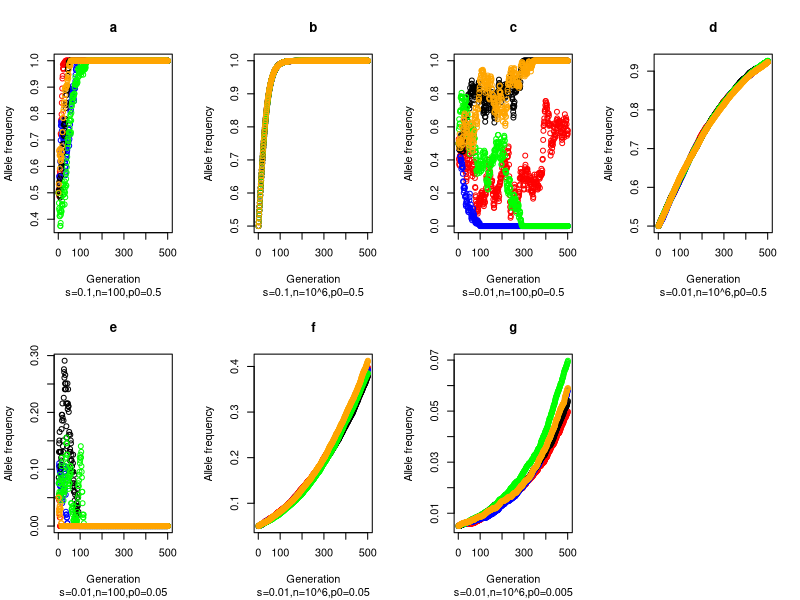

Here is the R script that generated this plot: (Note: a time limit stopped this script after it produced the figure.)
## ---- chunk 1
# options(scipen=999) # 
## ---- chunk 2
MakeHWfreq <- function(p){
    p_AA = p * p
    p_Aa = 2 * p * (1-p)
    p_aa = (1-p)^2
    return(c(p_AA, p_Aa, p_aa))
}

MakeHWfreq(0.1)
MakeHWfreq(0.5)
MakeHWfreq(0.9)
## ---- chunk 3
DoDrift <- function(popSize, EGFvec){
    # sample 5 times at this generation
    prob_vector <- rmultinom(5, popSize, EGFvec)
    return(prob_vector*popSize)
}

# a
popSize = 100
EGFvec = c(0.5, 0, 0.5)
DoDrift(popSize, EGFvec)

# b
popSize = 10^6
EGFvec = c(0.5, 0, 0.5)
DoDrift(popSize, EGFvec)

# c
popSize = 100
EGFvec = MakeHWfreq(0.5) 
DoDrift(popSize, EGFvec)

# d
popSize = 10^6
EGFvec = MakeHWfreq(0.5)
DoDrift(popSize, EGFvec)
## ---- chunk 4
DoSelection <- function(h, s, GNvec){
    # genotype frequencies
    Geno_freq <- GNvec/sum(GNvec)
    # selection model
    W_AA = 1 + s
    W_Aa = 1 + h * s
    W_aa = 1
    W_vector <- c(W_AA, W_Aa, W_aa)
    W_mean = sum(W_vector * Geno_freq)
    s_Geno_freq <- Geno_freq * W_vector / W_mean
    # allele frequency
    p = s_Geno_freq[1] + 0.5 * s_Geno_freq[2]
    return(p)
}

# a
h=0
s=0.1
GNvec=c(0,333,333)
DoSelection(h, s, GNvec)

# b 
h=0.5
s=0.1
GNvec=c(0,333,333)
DoSelection(h, s, GNvec)

# GNvec as a 2d matrix
DoSelection2 <- function(h, s, GNvec){
    # genotype frequencies
    Geno_freq <- GNvec/colSums(GNvec)
    # selection model
    W_AA = 1 + s
    W_Aa = 1 + h * s
    W_aa = 1
    W_vector <- c(W_AA, W_Aa, W_aa)
    W_mean = colSums(W_vector * Geno_freq)
    s_Geno_freq <- W_vector *  Geno_freq / W_mean
    # allele frequency
    p = s_Geno_freq[1,] + 0.5 * s_Geno_freq[2,]
    return(p)
}

# test example, to be deleted
# GNvec = DoDrift(popSize = 100, EGFvec = MakeHWfreq(0.5))
# Geno_freq<-GNvec/colSums(GNvec)
# colSums(Geno_freq)
# W_vector<-c(1.1, 1.1, 1)
# W_mean = colSums(W_vector * Geno_freq) 
# s_Geno_freq <- W_vector *  Geno_freq / W_mean
# colSums(s_Geno_freq)
# p = s_Geno_freq[1,] + 0.5 * s_Geno_freq[2,]

# c
h=1
s=0.1
GNvec=c(333,666,333)
DoSelection(h, s, GNvec)

# d
h = 1
s = 0.1
GNvec = DoDrift(popSize = 100, EGFvec = MakeHWfreq(0.5))
GNvec/colSums(GNvec)
DoSelection2(h, s, GNvec) 

# e
h = 1 
s = 0.1 
GNvec = DoDrift(popSize = 10^6, EGFvec = MakeHWfreq(0.5))
DoSelection2(h, s, GNvec)
## ---- chunk 5
DoOneFullGeneration <- function(h, s, popSize, p){
    EGFvec = MakeHWfreq(p)
    GNvec = DoDrift(popSize, EGFvec)
    return(DoSelection2(h, s, GNvec))
}

# a
h=1
s=0.1
n=100
p=0.5
DoOneFullGeneration(h, s, n, p)

# b
h=1
s=0.1
n=10^6
p=0.5
DoOneFullGeneration(h, s, n, p)
## ---- chunk 6
DoDrift <- function(popSize, EGFvec){
    # sample once at each generation
    prob_vector <- rmultinom(1, popSize, EGFvec)
    return(prob_vector*popSize)
}

DoOneFullGeneration <- function(h, s, popSize, p){
    EGFvec = MakeHWfreq(p)
    GNvec = DoDrift(popSize, EGFvec)
    return(DoSelection(h, s, GNvec))
}

DoManyGenerations <- function(h, s, popSize, p0, g){
    p_list <- c(p0)
    for(i in 1:g){
        p<-DoOneFullGeneration(h, s, n, p0)
        p_list<-append(p_list, p, after = length(p_list))
        p0<-p
    }
    return(p_list)
}

# a
h=0.5
s=0.1
n=100
p0=0.5
g=500
outputa<-c()
for (i in 1:5){
outputa<-append(outputa, DoManyGenerations(h, s, n, p0, g), after = length(outputa))}
# b
h=0.5
s=0.1
n=10^6
p0=0.5
g=500
outputb<-c()
for (i in 1:5){
outputb<-append(outputb, DoManyGenerations(h, s, n, p0, g), after = length(outputb))}
# c
h=0.5
s=0.01
n=100
p0=0.5
g=500
outputc<-c()
for (i in 1:5){
outputc<-append(outputc, DoManyGenerations(h, s, n, p0, g), after = length(outputc))}
# d
h=0.5
s=0.01
n=10^6
p0=0.5
g=500
outputd<-c()
for (i in 1:5){
outputd<-append(outputd, DoManyGenerations(h, s, n, p0, g), after = length(outputd))}
# e
h=0.5
s=0.01
n=100
p0=0.05
g=500
outpute<-c()
for (i in 1:5){
outpute<-append(outpute, DoManyGenerations(h, s, n, p0, g), after = length(outpute))}
# f
h=0.5 
s=0.01
n=10^6
p0=0.05
outputf<-c()
for (i in 1:5){
outputf<-append(outputf, DoManyGenerations(h, s, n, p0, g), after = length(outputf))}
# g
h=0.5
s=0.01
n=10^6
p0=0.005
g=500
outputg<-c()
for (i in 1:5){
outputg<-append(outputg, DoManyGenerations(h, s, n, p0, g), after = length(outputg))}
## ---- chunk 7
# plot allele frequency over time
par(mfrow=c(2,4))
# a
ThisLength = length(outputa)/5
plot(rep(1: ThisLength, 5), outputa, col = c(rep("red", ThisLength), rep("blue", ThisLength), rep("black", ThisLength), rep("green", ThisLength), rep("orange", ThisLength)), main="a",sub="s=0.1,n=100,p0=0.5", xlab = "Generation", ylab ="Allele frequency")
# b
plot(rep(1: ThisLength, 5), outputb, col = c(rep("red", ThisLength), rep("blue", ThisLength), rep("black", ThisLength), rep("green", ThisLength), rep("orange", ThisLength)), main="b", sub="s=0.1,n=10^6,p0=0.5", xlab = "Generation", ylab ="Allele frequency")
# c
plot(rep(1: ThisLength, 5), outputc, col = c(rep("red", ThisLength), rep("blue", ThisLength), rep("black", ThisLength), rep("green", ThisLength), rep("orange", ThisLength)), main="c", sub="s=0.01,n=100,p0=0.5", xlab = "Generation", ylab ="Allele frequency")
# d
plot(rep(1: ThisLength, 5), outputd, col = c(rep("red", ThisLength), rep("blue", ThisLength), rep("black", ThisLength), rep("green", ThisLength), rep("orange", ThisLength)), main="d",sub ="s=0.01,n=10^6,p0=0.5", xlab = "Generation", ylab ="Allele frequency")
# e
plot(rep(1: ThisLength, 5), outpute, col = c(rep("red", ThisLength), rep("blue", ThisLength), rep("black", ThisLength), rep("green", ThisLength), rep("orange", ThisLength)), main="e", sub="s=0.01,n=100,p0=0.05", xlab = "Generation", ylab ="Allele frequency")
# f
plot(rep(1: ThisLength, 5), outputf, col = c(rep("red", ThisLength), rep("blue", ThisLength), rep("black", ThisLength), rep("green", ThisLength), rep("orange", ThisLength)), main="f", sub="s=0.01,n=10^6,p0=0.05", xlab = "Generation", ylab ="Allele frequency")
# g
plot(rep(1: ThisLength, 5), outputg, col = c(rep("red", ThisLength), rep("blue", ThisLength), rep("black", ThisLength), rep("green", ThisLength), rep("orange", ThisLength)), main="g",sub="s=0.01,n=10^6,p0=0.005", xlab = "Generation", ylab ="Allele frequency")
## ---- chunk 8
DoManyGenerationsV2 <- function(h, s, popSize, p0, gmax){
    i=0
    while(i < gmax && p0 != 1 && p0 != 0){
        p0<-DoOneFullGeneration(h, s, n, p0)
        i = i + 1
    }
    return(c(i, p0))
}

# a
h=0.5
s=0.01
n=100
p0=0.5
gmax=500
for (i in 1:5){
    print(DoManyGenerationsV2(h, s, n, p0, gmax))
}
# b
h=0.5
s=0.01
n=100
p0=1/200
gmax=500
for (i in 1:5){
    print(DoManyGenerationsV2(h, s, n, p0, gmax))
}
## ---- chunk 9
DoManyGenerations <- function(h, s, popSize, p0, g){
    p_list <- c(p0)
    for(i in 1:g){
        p<-DoOneFullGeneration(h, s, n, p0)
        p_list<-append(p_list, p, after = length(p_list))
        p0<-p
    }
    return(p_list)
}


NewMutationManyTimes <- function(h, s, popSize, m){
    p0 = 1/(2*popSize)
    p_list <- c()
    for (i in 1:m){
        p_final = DoManyGenerationsV2(h, s, n, p0, gmax=2000)[2]
        p_list <- append(p_list, p_final, after = length(p_list))
    }
    return(p_list)
}

# m=1000
m = 500000
# a
h = 0.5
s = 0
popSize = 1000
sim_a <- NewMutationManyTimes(h, s, popSize, m)
sum(sim_a != 0)/m
mean(subset(sim_a, sim_a!= 0))

# b
h = 0.5
s = 0.001
popSize = 1000
sim_b <- NewMutationManyTimes(h, s, popSize, m)
sum(sim_b != 0)/m
mean(subset(sim_b, sim_b!= 0))

# c
h = 0.5
s = 0.01
popSize = 1000
sim_c <- NewMutationManyTimes(h, s, popSize, m)
sum(sim_c != 0)/m
mean(subset(sim_c, sim_b!= 0))

# d
h = 0.5
s = 0.001
popSize = 10^5
sim_d <- NewMutationManyTimes(h, s, popSize, m)
sum(sim_d != 0)/m
mean(subset(sim_d, sim_d!= 0))

# e
h = 0.5
s = 0.01
popSize = 10^5
sim_e <- NewMutationManyTimes(h, s, popSize, m)
sum(sim_e != 0)/m
mean(subset(sim_e, sim_e!= 0))
